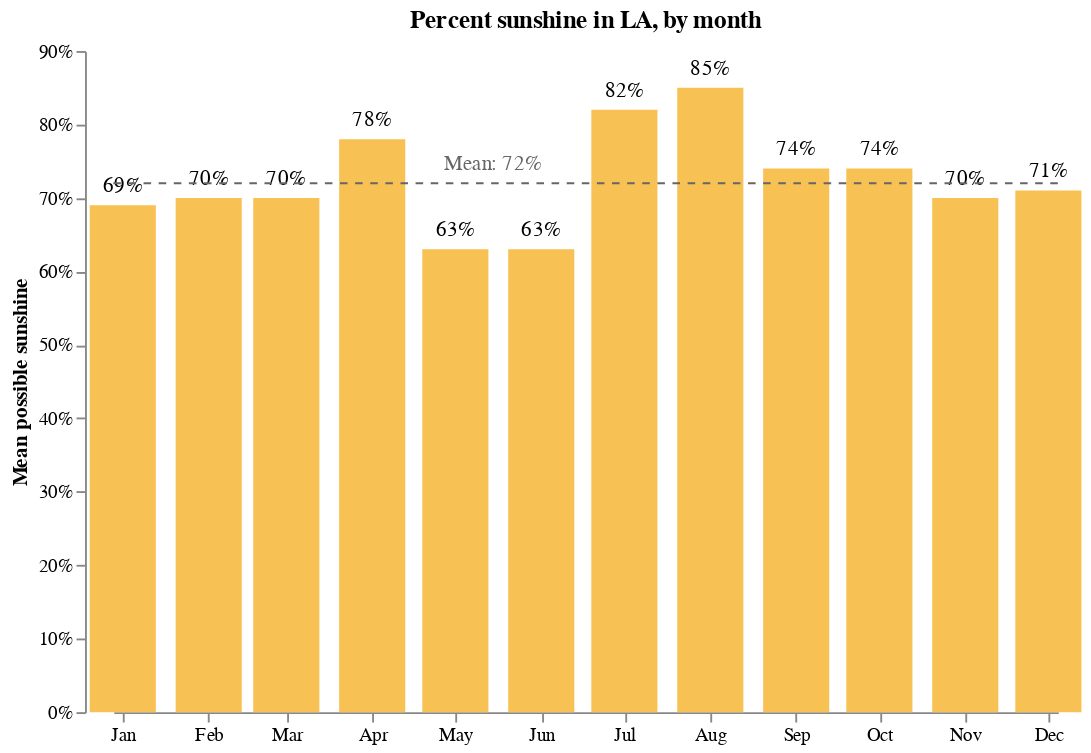

The notebook cell saved with this chart:
### Code cell
base = alt.Chart(sun_la_melt).encode(
    x=alt.X("month_num:T", axis=alt.Axis(format="%b", grid=False), title=""),
    y=alt.Y(
        "pct_sun:Q",
        axis=alt.Axis(format="%", grid=False, offset=15),
        title="Mean possible sunshine",
    ),
    text=alt.Text("pct_sun:Q", format=".0%"),
)

bars = base.mark_bar(color="#f8c153", width=35)
text = base.mark_text(align="center", dy=-10, dx=0)

# Mean line
mean_line = (
    alt.Chart(pd.DataFrame({"y": [mean_sun_la]}))
    .mark_rule(color="#666", strokeDash=[4, 4])
    .encode(y="y:Q")
)

# Mean label
mean_label = (
    alt.Chart(pd.DataFrame({"y": [mean_sun_la], "text": ["Mean: 72%"]}))
    .mark_text(align="left", dx=-75, dy=-10, color="#666")
    .encode(y="y:Q", text="text:N")
)

chart = (
    (bars + text + mean_line + mean_label)
    .configure_view(strokeWidth=0)
    .properties(width=500, height=350, title="Percent sunshine in LA, by month")
)

chart

### Figure 1 — Vega-Lite specification as saved in the notebook (floating-point values rounded to 4 significant figures)
{"config": {"view": {"continuousWidth": 300, "continuousHeight": 300, "strokeWidth": 0}}, "layer": [{"mark": {"type": "bar", "color": "#f8c153", "width": 35}, "encoding": {"text": {"field": "pct_sun", "format": ".0%", "type": "quantitative"}, "x": {"axis": {"format": "%b", "grid": false}, "field": "month_num", "title": "", "type": "temporal"}, "y": {"axis": {"format": "%", "grid": false, "offset": 15}, "field": "pct_sun", "title": "Mean possible sunshine", "type": "quantitative"}}}, {"mark": {"type": "text", "align": "center", "dx": 0, "dy": -10}, "encoding": {"text": {"field": "pct_sun", "format": ".0%", "type": "quantitative"}, "x": {"axis": {"format": "%b", "grid": false}, "field": "month_num", "title": "", "type": "temporal"}, "y": {"axis": {"format": "%", "grid": false, "offset": 15}, "field": "pct_sun", "title": "Mean possible sunshine", "type": "quantitative"}}}, {"data": {"name": "data-83bb02105dc2cf156bd5b3901e4ff831"}, "mark": {"type": "rule", "color": "#666", "strokeDash": [4, 4]}, "encoding": {"y": {"field": "y", "type": "quantitative"}}}, {"data": {"name": "data-5b5dafa16e0bcaaae5430e57cda79c80"}, "mark": {"type": "text", "align": "left", "color": "#666", "dx": -75, "dy": -10}, "encoding": {"text": {"field": "text", "type": "nominal"}, "y": {"field": "y", "type": "quantitative"}}}], "data": {"name": "data-c06b62df84e5d2ef63f366e4f05155fe"}, "height": 350, "title": "Percent sunshine in LA, by month", "width": 500, "$schema": "https://vega.github.io/schema/vega-lite/v5.17.0.json", "datasets": {"data-c06b62df84e5d2ef63f366e4f05155fe": [{"station_location": "LOS ANGELES", "month": "jan", "pct_sun": 0.69, "month_num": "1"}, {"station_location": "LOS ANGELES", "month": "feb", "pct_sun": 0.7, "month_num": "2"}, {"station_location": "LOS ANGELES", "month": "mar", "pct_sun": 0.7, "month_num": "3"}, {"station_location": "LOS ANGELES", "month": "apr", "pct_sun": 0.78, "month_num": "4"}, {"station_location": "LOS ANGELES", "month": "may", "pct_sun": 0.63, "month_num": "5"}, {"station_location": "LOS ANGELES", "month": "jun", "pct_sun": 0.63, "month_num": "6"}, {"station_location": "LOS ANGELES", "month": "jul", "pct_sun": 0.82, "month_num": "7"}, {"station_location": "LOS ANGELES", "month": "aug", "pct_sun": 0.85, "month_num": "8"}, {"station_location": "LOS ANGELES", "month": "sep", "pct_sun": 0.74, "month_num": "9"}, {"station_location": "LOS ANGELES", "month": "oct", "pct_sun": 0.74, "month_num": "10"}, {"station_location": "LOS ANGELES", "month": "nov", "pct_sun": 0.7, "month_num": "11"}, {"station_location": "LOS ANGELES", "month": "dec", "pct_sun": 0.71, "month_num": "12"}], "data-83bb02105dc2cf156bd5b3901e4ff831": [{"y": 0.72}], "data-5b5dafa16e0bcaaae5430e57cda79c80": [{"y": 0.72, "text": "Mean: 72%"}]}}
